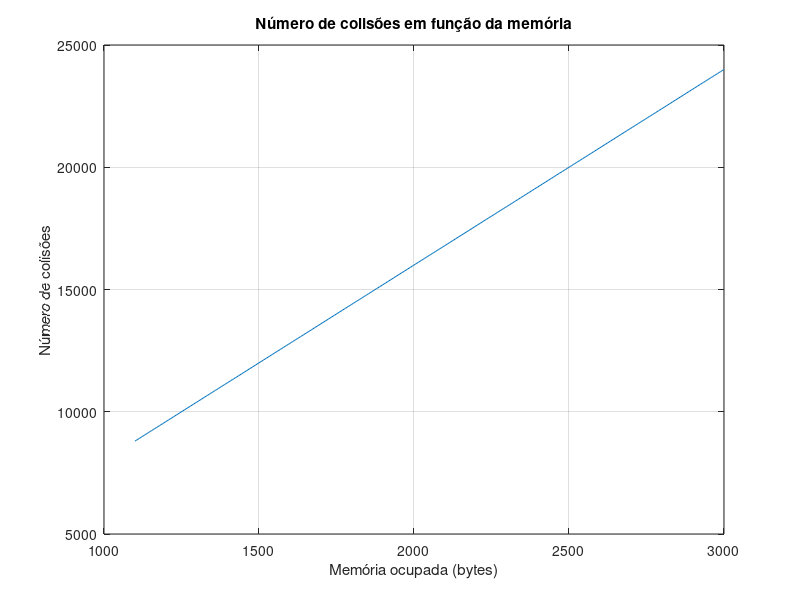
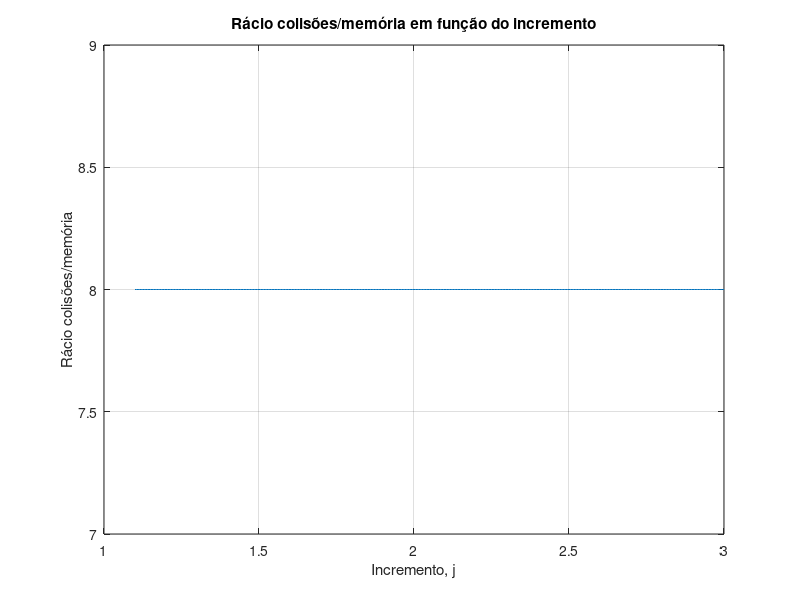

MATLAB code for these plots, in order:
clear
close all
clc

table = load("first.txt");
j = table(:,1);
memory = table(:,2);
collisions = table(:,3);
ratio_col_mem = collisions./memory;

figure(1)
plot(memory,collisions)
title('Número de colisões em função da memória')
xlabel('Memória ocupada (bytes)')
ylabel('Número de colisões')
grid on

figure(2)
plot(j,ratio_col_mem)
title('Rácio colisões/memória em função do incremento')
xlabel('Incremento, j')
ylabel('Rácio colisões/memória')
grid on
